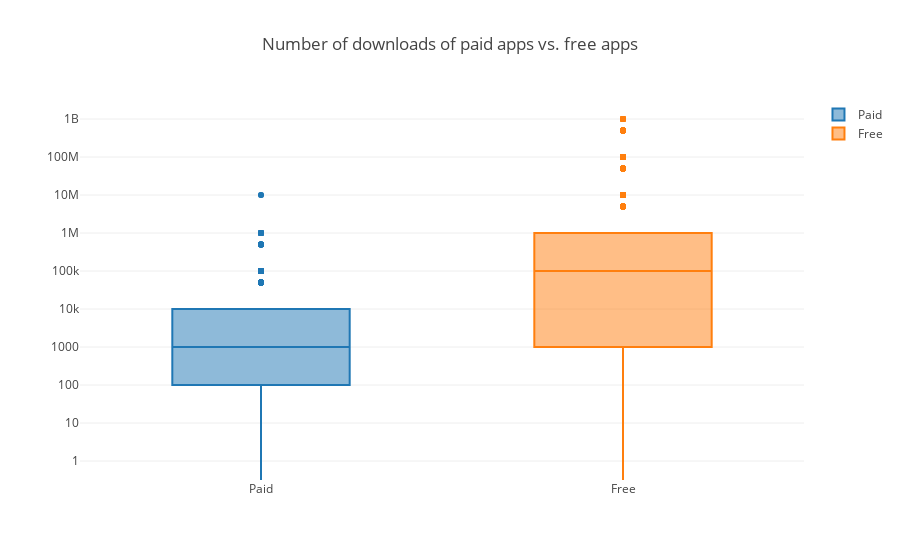

Notebook source saved alongside this figure:
### Markdown cell above
## 8. Popularity of paid apps vs free apps
<p>For apps in the Play Store today, there are five types of pricing strategies: free, freemium, paid, paymium, and subscription. Let's focus on free and paid apps only. Some characteristics of free apps are:</p>
<ul>
<li>Free to download.</li>
<li>Main source of income often comes from advertisements.</li>
<li>Often created by companies that have other products and the app serves as an extension of those products.</li>
<li>Can serve as a tool for customer retention, communication, and customer service.</li>
</ul>
<p>Some characteristics of paid apps are:</p>
<ul>
<li>Users are asked to pay once for the app to download and use it.</li>
<li>The user can't really get a feel for the app before buying it.</li>
</ul>
<p>Are paid apps are installed as much as free apps? It turns out that paid apps have a relatively lower number of installs than free apps, though the difference is not as stark as I would have expected!</p>

### Code cell
trace0 = go.Box(
    # Data for paid apps
    y=apps['Installs'][apps['Type']=='Paid'],
    name = 'Paid'
)

trace1 = go.Box(
    # Data for free apps
    y=apps['Installs'][apps['Type']=='Free'],
    name = 'Free'
)

layout = go.Layout(
    title = "Number of downloads of paid apps vs. free apps",
    yaxis = dict(
        type = 'log',
        autorange = True
    )
)

# Add trace0 and trace1 to a list for plotting
data = [trace0,trace1]
plotly.offline.iplot({'data': data, 'layout': layout})

### Figure 1 — Plotly figure (JSON) as saved in the notebook; plotly's stock layout.template omitted (floating-point values rounded to 4 significant figures; data arrays with more than 128 entries replaced by an {"elided": "..."} marker saying what was removed)
{"data": [{"name": "Paid", "y": {"elided": "756 int values"}, "type": "box", "uid": "f79c7541-c6b1-48d4-b111-e18b414dcd8a"}, {"name": "Free", "y": {"elided": "8902 int values"}, "type": "box", "uid": "e1779a2a-c751-4aad-a6d0-9fe24403fdcc"}], "layout": {"title": "Number of downloads of paid apps vs. free apps", "yaxis": {"autorange": true, "type": "log"}}}
